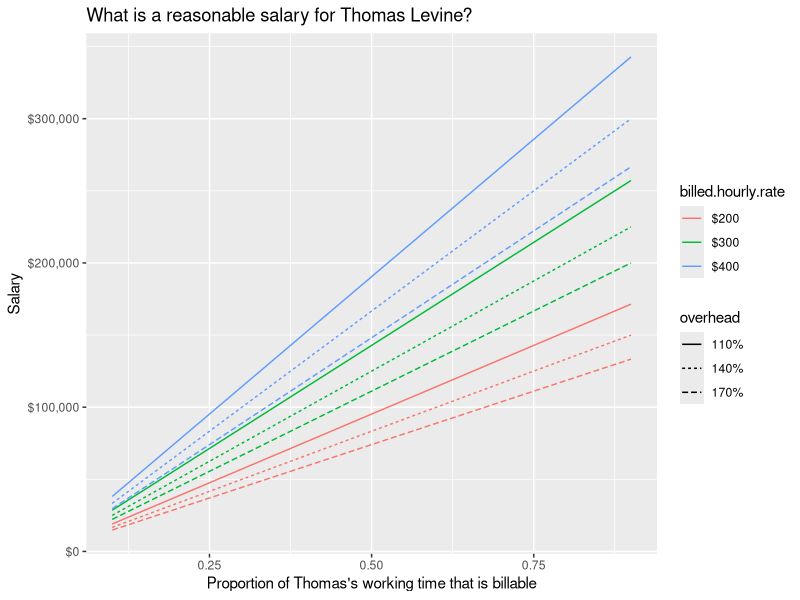

Reproduce this figure in R.
#!/usr/bin/Rscript --vanilla
library(ggplot2)
library(scales)

salary <- data.frame(
  # http://www.quora.com/Management-Consulting-and-Management-Consulting-Firms/How-much-does-a-management-consulting-firm-charge-for-one-case
  # http://www.amstat.org/sections/cnsl/newsletter/pdf_archive/vol23no1.pdf
  billed.hourly.rate = rep(seq(200, 400, 100), each = 5 * 3),

  # http://ask.metafilter.com/74600/Help-me-understand-billable-hour-expectations-for-people-other-than-lawyers
  utilization = rep(rep(seq(0.1,0.9,0.2), 3), each = 3),

  # http://blog.asmartbear.com/consulting-company-accounting.html
  # http://www.wahby.com/articles/overhead_defined.htm
  overhead    = seq(1.1,1.7,0.3)
)

hours.per.year <- 50 * 5 * 8

salary$value.created <- salary$billed.hourly.rate * salary$utilization * hours.per.year

# http://www.caseinterview.com/consulting-salary
# http://www.glassdoor.com/Salaries/management-consultant-salary-SRCH_KO0,21.htm
# http://managementconsulted.com/summer-internship/the-truth-behind-consulting-salaries-from-analyst-thru-partner/
salary$salary <- round(salary$value.created / (1 + salary$overhead), -1)
salary$billed.hourly.rate <- paste('$', salary$billed.hourly.rate, sep = '')
salary$overhead <- factor(paste(100 * salary$overhead, '%', sep = ''))

p <- ggplot(salary) +
  aes(x = utilization, group = paste(billed.hourly.rate, overhead),
      color = billed.hourly.rate, y = salary, linetype = overhead) +
  geom_line() + scale_y_continuous('Salary', labels = dollar) +
  labs(title = 'What is a reasonable salary for Thomas Levine?') +
  scale_x_continuous("Proportion of Thomas's working time that is billable")
